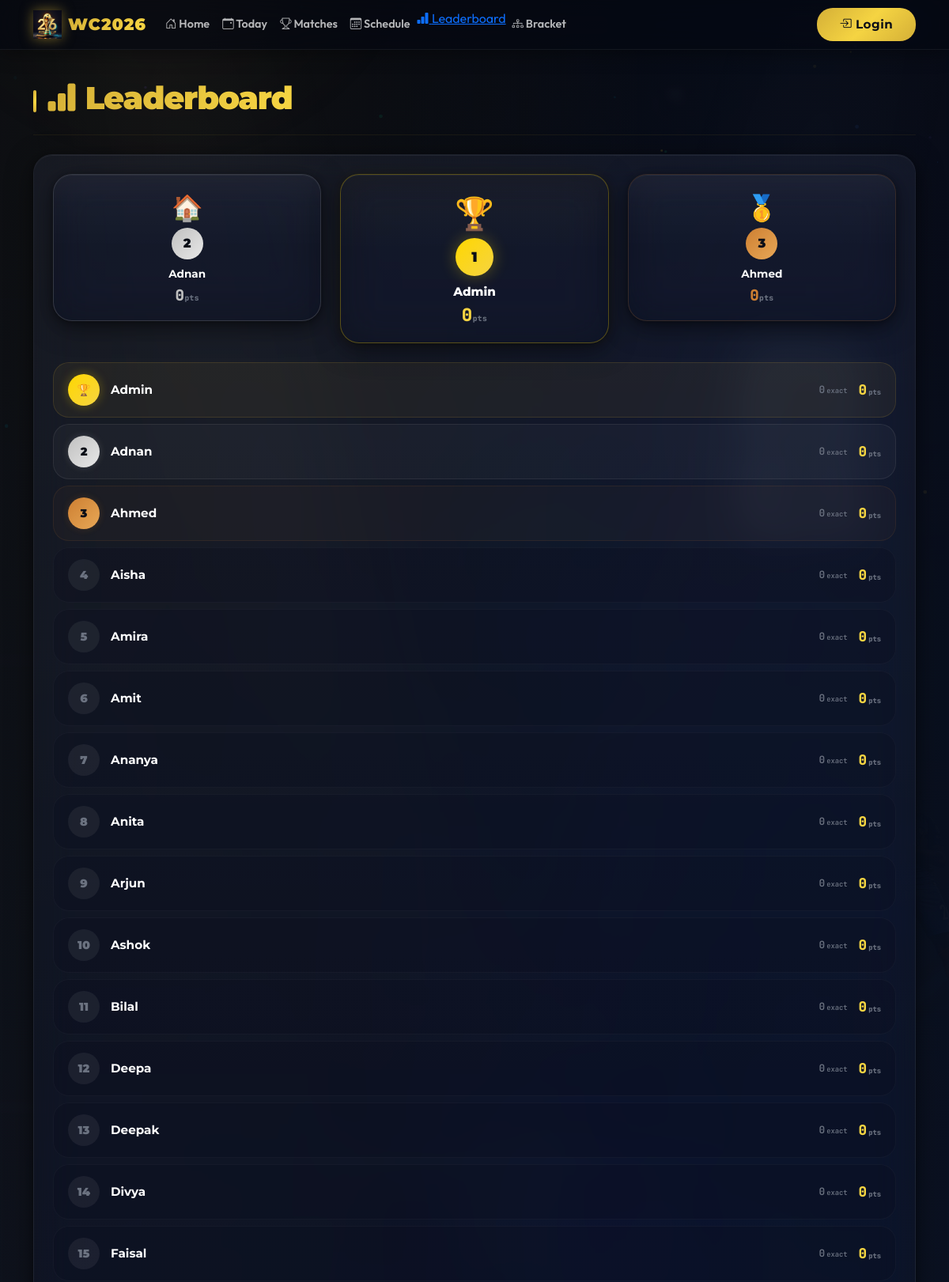
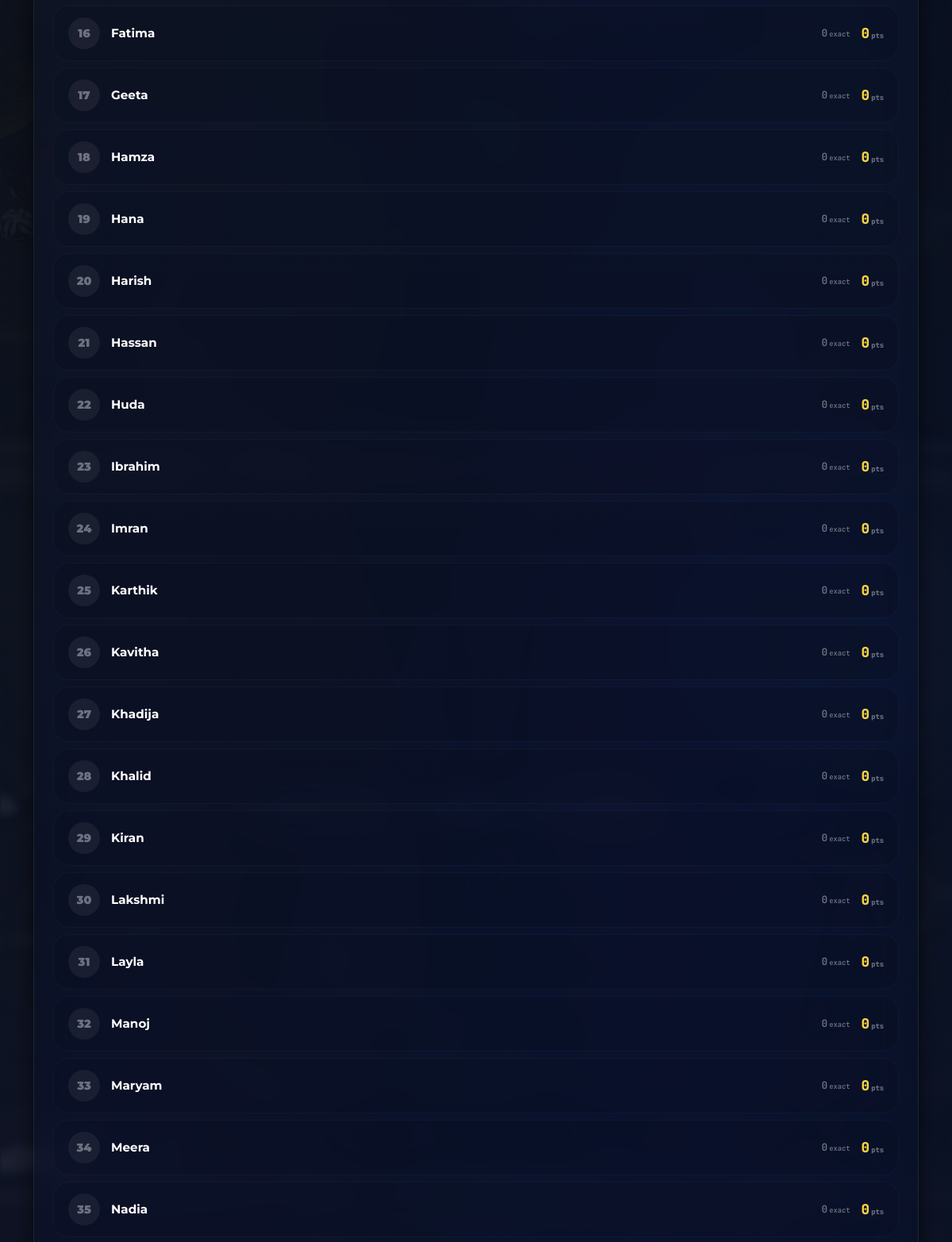
Page /leaderboard/ (upper part) on the committed database (2 pictures, top to bottom).
### predictor/models.py (models this page shows, shortened)
class Participant(models.Model):
    name = models.CharField(max_length=100, unique=True)
    secret_code = models.CharField(max_length=20, unique=True)
    is_active = models.BooleanField(default=True)
    is_admin = models.BooleanField(default=False)
    created_at = models.DateTimeField(auto_now_add=True)
    class Meta:
        ordering = ['name']

### predictor/views.py (the view)
# urls.py: path('leaderboard/', views.leaderboard, name='leaderboard'),
def leaderboard(request):
    board = get_leaderboard()
    context = {'leaderboard': board}
    return render(request, 'predictor/leaderboard.html', context)

### predictor/context_processors.py (called while the page is built)
def _calculate_leaderboard():
    participants = Participant.objects.filter(is_active=True)
    leaderboard = []
    for i, participant in enumerate(participants):
        predictions = participant.predictions.select_related('match')
        points = 0
        exact_predictions = 0
        matches_predicted = predictions.count()
        for pred in predictions:
            if pred.is_exact:
                points += 3
                exact_predictions += 1
        leaderboard.append({
            'participant': participant,
            'points': points,
            'exact_predictions': exact_predictions,
            'matches_predicted': matches_predicted,
            'rank': i + 1,
        })
    leaderboard.sort(key=lambda x: x['points'], reverse=True)
    return leaderboard

### predictor/models.py (called while the page is built)
    @property
    def is_exact(self):
        if self.match.status != 'completed':
            return False
        return (
            self.home_score == self.match.home_score
            and self.away_score == self.match.away_score
        )

    @property
    def points(self):
        return 3 if self.is_exact else 0

### predictor/views.py (called while the page is built)
def get_leaderboard():
    participants = Participant.objects.filter(is_active=True)
    board = []
    for p in participants:
        predictions = p.predictions.select_related('match')
        total_points = sum(pred.points for pred in predictions)
        exact_count = sum(1 for pred in predictions if pred.is_exact)
        predicted_count = predictions.count()
        board.append({
            'participant': p,
            'points': total_points,
            'exact_predictions': exact_count,
            'matches_predicted': predicted_count,
        })
    board.sort(key=lambda x: (x['points'], x['exact_predictions']), reverse=True)
    for i, entry in enumerate(board):
        entry['rank'] = i + 1
    return board

### predictor/templates/predictor/leaderboard.html (shortened to what this page needs)
{% extends "predictor/base.html" %}
{% load static %}
{% load predictor_tags %}
{% block nav_leaderboard %}active{% endblock %}
{% block content %}
<div class="container" style="margin-top:100px;">
    <div class="section-header mb-4">
        <div class="accent-bar"></div>
        <h1 class="gold-text"><i class="bi bi-bar-chart-fill"></i> Leaderboard</h1>
    </div>
    {% if leaderboard %}
    <div class="glass-card p-4">
        {% if leaderboard|length >= 3 %}
        <div class="row mb-4 text-center">
            <div class="col-4" data-aos="fade-up" data-aos-delay="100">
                <div class="glass-card p-3" style="border-color:rgba(192,192,192,0.2);">
                    <div style="font-size:2rem;">&#127968;</div>
                    <div style="width:40px;height:40px;border-radius:50%;background:linear-gradient(135deg,#C0C0C0,#e8e8e8);margin:0 auto 8px;display:flex;align-items:center;justify-content:center;font-weight:900;font-family:var(--font-heading);color:#0a0e17;">2</div>
                    <div style="font-family:var(--font-heading);font-weight:700;font-size:0.85rem;color:#fff;">{{ leaderboard.1.participant.name }}</div>
                    <div class="mono-number" style="color:#C0C0C0;font-size:1.2rem;">{{ leaderboard.1.points }}<span style="font-size:0.6rem;color:#6b7280;">pts</span></div>
                </div>
            </div>
            <div class="col-4" data-aos="fade-up" data-aos-delay="0">
                <div class="glass-card-gold p-3" style="border-color:rgba(255,215,0,0.3);">
                    <div style="font-size:2.5rem;">&#127942;</div>
                    <div style="width:48px;height:48px;border-radius:50%;background:linear-gradient(135deg,#FFD700,#f5d442);margin:0 auto 8px;display:flex;align-items:center;justify-content:center;font-weight:900;font-family:var(--font-heading);color:#0a0e17;font-size:1.1rem;box-shadow:0 0 20px rgba(255,215,0,0.3);">1</div>
                    <div style="font-family:var(--font-heading);font-weight:800;font-size:0.95rem;color:#fff;">{{ leaderboard.0.participant.name }}</div>
                    <div class="mono-number" style="color:#f5d442;font-size:1.4rem;">{{ leaderboard.0.points }}<span style="font-size:0.6rem;color:#6b7280;">pts</span></div>
                </div>
            </div>
            <div class="col-4" data-aos="fade-up" data-aos-delay="200">
                <div class="glass-card p-3" style="border-color:rgba(205,127,50,0.2);">
                    <div style="font-size:2rem;">&#129351;</div>
                    <div style="width:40px;height:40px;border-radius:50%;background:linear-gradient(135deg,#CD7F32,#e8a857);margin:0 auto 8px;display:flex;align-items:center;justify-content:center;font-weight:900;font-family:var(--font-heading);color:#0a0e17;">3</div>
                    <div style="font-family:var(--font-heading);font-weight:700;font-size:0.85rem;color:#fff;">{{ leaderboard.2.participant.name }}</div>
                    <div class="mono-number" style="color:#CD7F32;font-size:1.2rem;">{{ leaderboard.2.points }}<span style="font-size:0.6rem;color:#6b7280;">pts</span></div>
                </div>
            </div>
        </div>
        {% endif %}
        {% for entry in leaderboard %}
        <div class="lb-row {% if entry.rank <= 3 %}top-{{ entry.rank }}{% endif %}" data-aos="fade-up" data-aos-delay="{{ forloop.counter0 }}">
            <div class="lb-rank {% if entry.rank == 1 %}gold{% elif entry.rank == 2 %}silver{% elif entry.rank == 3 %}bronze{% else %}normal{% endif %}">
                {% if entry.rank == 1 %}&#127942;{% else %}{{ entry.rank }}{% endif %}
            </div>
            <div class="lb-name">{{ entry.participant.name }}</div>
            <div class="lb-exact">{{ entry.exact_predictions }}<span style="font-size:0.55rem;color:#6b7280;margin-left:2px;">exact</span></div>
            <div class="lb-pts">{{ entry.points }}<span style="font-size:0.55rem;color:#6b7280;margin-left:2px;">pts</span></div>
        </div>
        {% endfor %}
    </div>
    {% else %}
    <div class="text-center py-5">
        <div class="glass-card p-5">
            <p class="text-muted" style="font-size:1.1rem;">No results yet. Predictions will appear here once matches are completed.</p>
        </div>
    </div>
    {% endif %}
</div>
{% endblock %}

### rows in the picture
Participant: name "Adnan", rank "2", participant.name "Adnan", exact_predictions "0", points "0"
Participant: name "Admin", participant.name "Admin", exact_predictions "0", points "0"
Participant: name "Ahmed", rank "3", participant.name "Ahmed", exact_predictions "0", points "0"
Participant: rank "4", participant.name "Aisha", exact_predictions "0", points "0"
Participant: rank "5", participant.name "Amira", exact_predictions "0", points "0"
Participant: rank "6", participant.name "Amit", exact_predictions "0", points "0"
Participant: rank "7", participant.name "Ananya", exact_predictions "0", points "0"
Participant: rank "8", participant.name "Anita", exact_predictions "0", points "0"
Participant: rank "9", participant.name "Arjun", exact_predictions "0", points "0"
Participant: rank "10", participant.name "Ashok", exact_predictions "0", points "0"
Participant: rank "11", participant.name "Bilal", exact_predictions "0", points "0"
Participant: rank "12", participant.name "Deepa", exact_predictions "0", points "0"
Participant: rank "13", participant.name "Deepak", exact_predictions "0", points "0"
Participant: rank "14", participant.name "Divya", exact_predictions "0", points "0"
Participant: rank "15", participant.name "Faisal", exact_predictions "0", points "0"
Participant: rank "16", participant.name "Fatima", exact_predictions "0", points "0"
Participant: rank "17", participant.name "Geeta", exact_predictions "0", points "0"
Participant: rank "18", participant.name "Hamza", exact_predictions "0", points "0"
Participant: rank "19", participant.name "Hana", exact_predictions "0", points "0"
Participant: rank "20", participant.name "Harish", exact_predictions "0", points "0"
Participant: rank "21", participant.name "Hassan", exact_predictions "0", points "0"
Participant: rank "22", participant.name "Huda", exact_predictions "0", points "0"
Participant: rank "23", participant.name "Ibrahim", exact_predictions "0", points "0"
Participant: rank "24", participant.name "Imran", exact_predictions "0", points "0"
Participant: rank "25", participant.name "Karthik", exact_predictions "0", points "0"
Participant: rank "26", participant.name "Kavitha", exact_predictions "0", points "0"
Participant: rank "27", participant.name "Khadija", exact_predictions "0", points "0"
Participant: rank "28", participant.name "Khalid", exact_predictions "0", points "0"
Participant: rank "29", participant.name "Kiran", exact_predictions "0", points "0"
Participant: rank "30", participant.name "Lakshmi", exact_predictions "0", points "0"
Participant: rank "31", participant.name "Layla", exact_predictions "0", points "0"
Participant: rank "32", participant.name "Manoj", exact_predictions "0", points "0"
Participant: rank "33", participant.name "Maryam", exact_predictions "0", points "0"
Participant: rank "34", participant.name "Meera", exact_predictions "0", points "0"
Participant: rank "35", participant.name "Nadia", exact_predictions "0", points "0"

### other values in the picture
{{ leaderboard.1.points }} "0"
{{ leaderboard.0.points }} "0"
{{ leaderboard.2.points }} "0"
